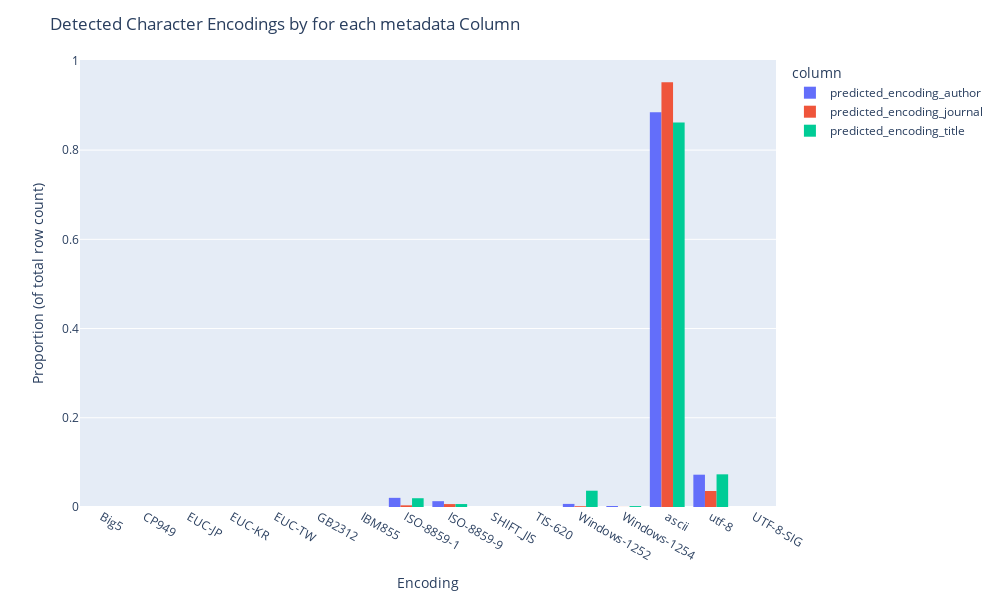

Notebook code for this chart:
### Code cell
# Plot the encoding_df using Plotly's px.bar function
fig = px.histogram(group_df, x="encoding", y="count", color="column",histnorm='probability density',barmode="group")
fig.update_layout(yaxis_title='Proportion (of total row count)', 
                  xaxis_title='Encoding', 
                  title='Detected Character Encodings by for each metadata Column',
                  width=1000, height=600)

fig.show()

### Figure 1 — Plotly figure (JSON) as saved in the notebook; plotly's stock layout.template omitted (floating-point values rounded to 4 significant figures)
{"data": [{"alignmentgroup": "True", "bingroup": "x", "histfunc": "sum", "histnorm": "probability density", "hovertemplate": "column=predicted_encoding_author<br>encoding=%{x}<br>probability density weighted by count=%{y}<extra></extra>", "legendgroup": "predicted_encoding_author", "marker": {"color": "#636efa", "pattern": {"shape": ""}}, "name": "predicted_encoding_author", "offsetgroup": "predicted_encoding_author", "orientation": "v", "showlegend": true, "type": "histogram", "x": ["Big5", "CP949", "EUC-JP", "EUC-KR", "EUC-TW", "GB2312", "IBM855", "ISO-8859-1", "ISO-8859-9", "SHIFT_JIS", "TIS-620", "Windows-1252", "Windows-1254", "ascii", "utf-8"], "xaxis": "x", "y": [30, 36, 38, 278, 6, 4, 20, 123480, 78388, 18, 84, 41796, 13726, 5319918, 435513], "yaxis": "y"}, {"alignmentgroup": "True", "bingroup": "x", "histfunc": "sum", "histnorm": "probability density", "hovertemplate": "column=predicted_encoding_journal<br>encoding=%{x}<br>probability density weighted by count=%{y}<extra></extra>", "legendgroup": "predicted_encoding_journal", "marker": {"color": "#EF553B", "pattern": {"shape": ""}}, "name": "predicted_encoding_journal", "offsetgroup": "predicted_encoding_journal", "orientation": "v", "showlegend": true, "type": "histogram", "x": ["Big5", "ISO-8859-1", "ISO-8859-9", "TIS-620", "Windows-1252", "Windows-1254", "ascii", "utf-8"], "xaxis": "x", "y": [2, 22350, 39404, 12, 10803, 866, 5723937, 215961], "yaxis": "y"}, {"alignmentgroup": "True", "bingroup": "x", "histfunc": "sum", "histnorm": "probability density", "hovertemplate": "column=predicted_encoding_title<br>encoding=%{x}<br>probability density weighted by count=%{y}<extra></extra>", "legendgroup": "predicted_encoding_title", "marker": {"color": "#00cc96", "pattern": {"shape": ""}}, "name": "predicted_encoding_title", "offsetgroup": "predicted_encoding_title", "orientation": "v", "showlegend": true, "type": "histogram", "x": ["Big5", "CP949", "EUC-JP", "EUC-KR", "EUC-TW", "GB2312", "IBM855", "ISO-8859-1", "ISO-8859-9", "TIS-620", "UTF-8-SIG", "Windows-1252", "Windows-1254", "ascii", "utf-8"], "xaxis": "x", "y": [8, 94, 48, 426, 6, 112, 14, 118285, 39730, 354, 12, 219649, 12344, 5181902, 440351], "yaxis": "y"}], "layout": {"barmode": "group", "height": 600, "legend": {"title": {"text": "column"}, "tracegroupgap": 0}, "margin": {"t": 60}, "title": {"text": "Detected Character Encodings by for each metadata Column"}, "width": 1000, "xaxis": {"anchor": "y", "domain": [0, 1], "title": {"text": "Encoding"}}, "yaxis": {"anchor": "x", "domain": [0, 1], "title": {"text": "Proportion (of total row count)"}}}}
